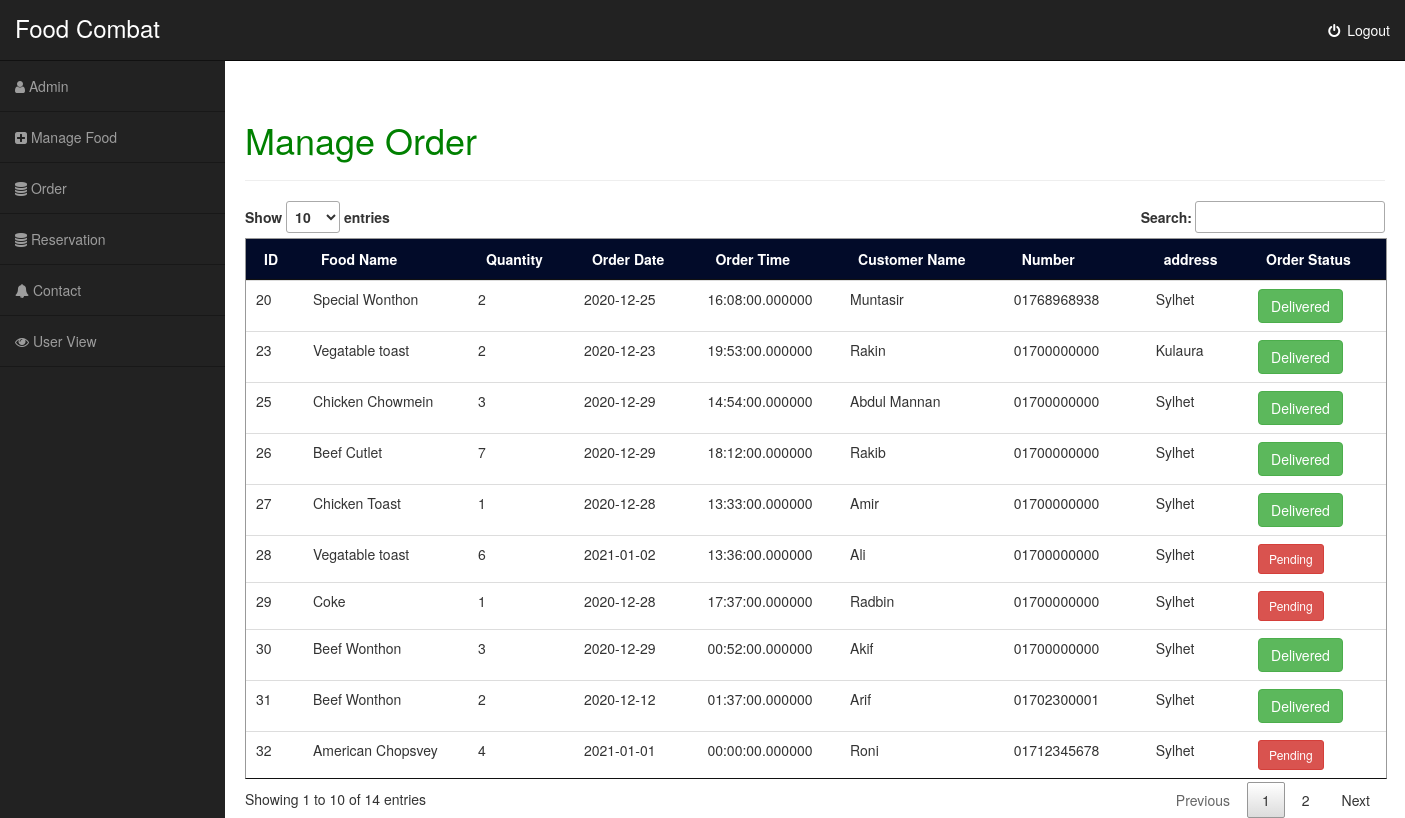
Screenshot of /index.php/admin_controller/order with the database file from the repository.
### tables this page shows
CREATE TABLE `order_food` (
  `order_id` int(11) NOT NULL,
  `order_yourname` varchar(255) NOT NULL,
  `order_yournumber` varchar(255) NOT NULL,
  `order_youraddress` varchar(255) NOT NULL,
  `order_quantity` int(11) NOT NULL,
  `order_foodname` varchar(255) NOT NULL,
  `order_date` date NOT NULL,
  `order_time` time(6) NOT NULL,
  `status` int(11) NOT NULL
);

### application/controllers/admin_controller.php (called while the page is built, shortened)
<?php
class admin_controller extends CI_Controller{
    public function order(){
        $data = array();
        $this->load->model('admin_model');
        $data['all_order']= $this->admin_model->all_order();
        $data['admin_content'] =  $this->load->view('admin_pages/order',$data,true);
        $this->load->view('dashboard',$data);
    }
}

### index.php (called while the page is built, shortened)
<?php
require_once BASEPATH.'core/CodeIgniter.php';

### application/models/admin_model.php (called while the page is built, shortened)
<?php
class admin_model extends CI_Model{
    public function all_order(){
        $this->db->select('*');
        $this->db->from('order_food');
        $query = $this->db->get();
        $order = $query->result();
        return $order;
    }
}

### application/views/admin_pages/order.php (the view)
<div class="container">
<div class="card">
  <div class="card-header"  style="color:green">
    <h1>Manage Order</h1>
  </div>
  <hr>
  <div class="card-body">
    <table class="table table-dark" id="myTable">
        <thead class="thead">
            <tr>
            <th scope="col">ID</th>
            <th scope="col">Food Name</th>
            <th scope="col">Quantity</th>
            <th scope="col">Order Date</th>
            <th scope="col">Order Time</th>
            <th scope="col">Customer Name</th>
            <th scope="col">Number</th>
            <th scope="col">address</th>
            <th scope="col">Order Status</th>
            </tr>
        </thead>
        <tbody>
             <?php foreach($all_order as $row){?>
              <tr>
                      <td><?php echo $row->order_id;?></td>
                      <td><?php echo $row->order_foodname;?></td>
                      <td><?php echo $row->order_quantity;?></td>
                      <td><?php echo $row->order_date;?></td>
                      <td><?php echo $row->order_time;?></td>
                      <td><?php echo $row->order_yourname;?></td>
                      <td><?php echo $row->order_yournumber;?></td>
                      <td><?php echo $row->order_youraddress;?></td>
                      <td>
                          <?php
                              $status = $row->status;
                              if($status == 1)
                              { ?>
                                  <a href="" class="btn btn-success">Delivered</a>
                              <?php }
                              else
                              { ?>
                                  <a href="admin_controller/update_status?sid=<?php echo $row->order_id;?>&sval=<?php echo $row->status; ?>" class="btn btn-danger btn-sm">Pending</a>
                              <?php }
                          ?>
                      </td>
              </tr>
              <?php } ?>
        </tbody>
    </table>
  </div>
</div>
</div>

### asset/dashboard/style/style.css (style rules this page uses)
@media (min-width:768px) { body { margin-top: 50px; } }
.table { border: 1px solid #999; }
.table .thead { background-color: rgb(2, 11, 41); color: #fff; }
a { color: #7D7D7D; text-decoration: none; background-color: transparent; -webkit-text-decoration-skip: objects; }

### rows the page displays
order_food: order_id "20", order_foodname "Special Wonthon", order_quantity "2", order_date "2020-12-25", order_time "16:08:00.000000", order_yourname "Muntasir", order_yournumber "01768968938", order_youraddress "Sylhet", status "Delivered"
order_food: order_id "23", order_foodname "Vegatable toast", order_quantity "2", order_date "2020-12-23", order_time "19:53:00.000000", order_yourname "Rakin", order_yournumber "01700000000", order_youraddress "Kulaura", status "Delivered"
order_food: order_id "25", order_foodname "Chicken Chowmein", order_quantity "3", order_date "2020-12-29", order_time "14:54:00.000000", order_yourname "Abdul Mannan", order_yournumber "01700000000", order_youraddress "Sylhet", status "Delivered"
order_food: order_id "26", order_foodname "Beef Cutlet", order_quantity "7", order_date "2020-12-29", order_time "18:12:00.000000", order_yourname "Rakib", order_yournumber "01700000000", order_youraddress "Sylhet", status "Delivered"
order_food: order_id "27", order_foodname "Chicken Toast", order_quantity "1", order_date "2020-12-28", order_time "13:33:00.000000", order_yourname "Amir", order_yournumber "01700000000", order_youraddress "Sylhet", status "Delivered"
order_food: order_id "28", order_foodname "Vegatable toast", order_quantity "6", order_date "2021-01-02", order_time "13:36:00.000000", order_yourname "Ali", order_yournumber "01700000000", order_youraddress "Sylhet"
order_food: order_id "29", order_foodname "Coke", order_quantity "1", order_date "2020-12-28", order_time "17:37:00.000000", order_yourname "Radbin", order_yournumber "01700000000", order_youraddress "Sylhet"
order_food: order_id "30", order_foodname "Beef Wonthon", order_quantity "3", order_date "2020-12-29", order_time "00:52:00.000000", order_yourname "Akif", order_yournumber "01700000000", order_youraddress "Sylhet", status "Delivered"
order_food: order_id "31", order_foodname "Beef Wonthon", order_quantity "2", order_date "2020-12-12", order_time "01:37:00.000000", order_yourname "Arif", order_yournumber "01702300001", order_youraddress "Sylhet", status "Delivered"
order_food: order_id "32", order_foodname "American Chopsvey", order_quantity "4", order_date "2021-01-01", order_time "00:00:00.000000", order_yourname "Roni", order_yournumber "01712345678", order_youraddress "Sylhet"
